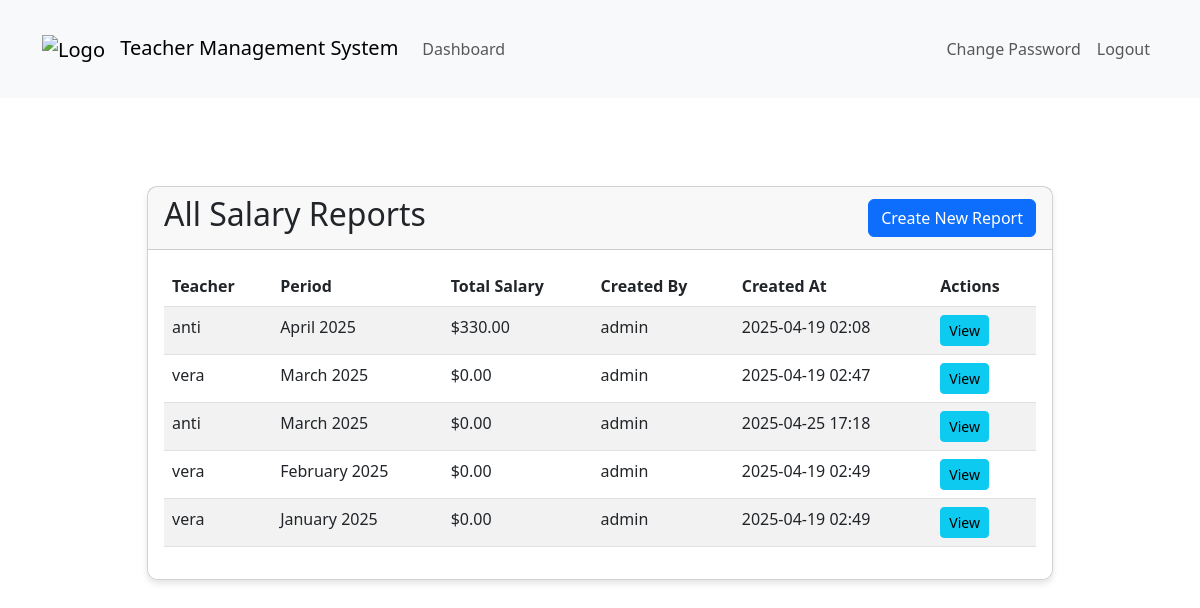
The page /dashboard/superuser/salary-reports/ (signed in) on the database as committed earlier.
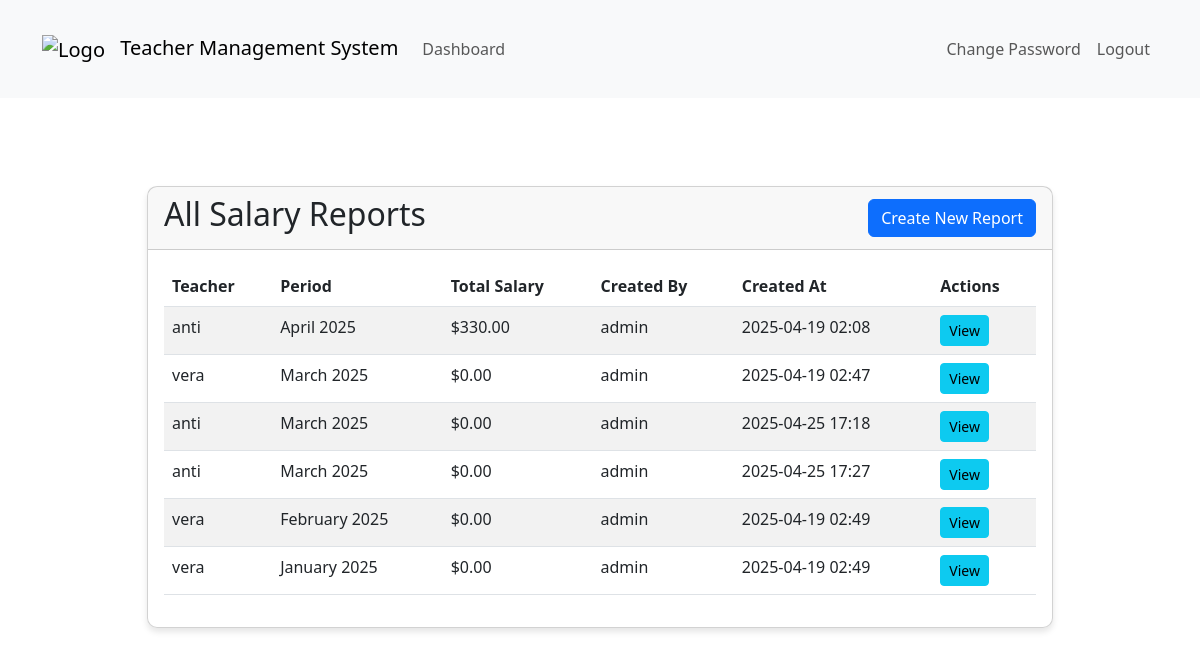
The same page on the database as committed later.
### teachers_app/models.py (models this page shows, shortened)
class SalaryReport(models.Model):
    teacher = models.ForeignKey(Teacher, on_delete=models.CASCADE)
    start_date = models.DateTimeField()
    end_date = models.DateTimeField()
    total_hours = models.DecimalField(max_digits=10, decimal_places=2, null=True, blank=True)
    total_amount = models.DecimalField(max_digits=10, decimal_places=2, null=True, blank=True)
    created_at = models.DateTimeField(auto_now_add=True)
    created_by = models.ForeignKey(CustomUser, on_delete=models.SET_NULL, null=True)
    notes = models.TextField(blank=True)
    is_deleted = models.BooleanField(default=False)
    deleted_at = models.DateTimeField(null=True, blank=True)

class Teacher(models.Model):
    user = models.OneToOneField(CustomUser, on_delete=models.CASCADE)
    subjects = models.CharField(max_length=200, blank=True, help_text="Optional: List of subjects taught")
    def __str__(self):
        return f"{self.user.username} - {self.subjects}" if self.subjects else self.user.username

class CustomUser(AbstractUser):
    is_student   = models.BooleanField(default=False)
    is_teacher = models.BooleanField(default=False)
    is_inspector = models.BooleanField(default=False)

### teachers_app/views.py (the view)
# urls.py: path('superuser/salary-reports/', views.list_salary_reports, name='list_salary_reports'),
@login_required
@user_passes_test(lambda u: u.is_superuser)
def list_salary_reports(request, teacher_id=None):
    if teacher_id:
        teacher = get_object_or_404(Teacher, id=teacher_id)
        reports = SalaryReport.objects.filter(
            teacher=teacher,
            is_deleted=False
        ).order_by('-start_date')
    else:
        teacher = None
        reports = SalaryReport.objects.filter(
            is_deleted=False
        ).order_by('-start_date')
    reports_with_data = []
    for report in reports:
        year = report.start_date.year
        month = report.start_date.month
        report_data = SalaryCalculationService.calculate_salary(report.teacher, year, month)
        reports_with_data.append({
            'report': report,
            'total_salary': report_data['total_salary']
        })
    return render(request, 'superuser/list_salary_reports.html', {
        'teacher': teacher,
        'reports': reports_with_data
    })

### teachers_app/models.py (called while the page is built)
    def __str__(self):
        return f"{self.name} (${self.hourly_rate}/hour)"

    def calculated_hours(self):
        if self.entry_type == 'manual' and self.manual_hours:
            return self.manual_hours
        elif self.entry_type == 'clock' and self.clock_in and self.clock_out:
            duration = self.clock_out - self.clock_in
            return duration.total_seconds() / 3600  # Return hours
        elif self.entry_type == 'time_range' and self.start_time and self.end_time:
            duration = self.end_time - self.start_time
            return duration.total_seconds() / 3600  # Return hours
        return None  # Return None if no valid data

    def __str__(self):
        if self.entry_type == 'manual':
            return f"{self.teacher} - {self.task} - {self.manual_hours} hours"
        elif self.entry_type == 'time_range':
            return f"{self.teacher} - {self.task} - {self.start_time} to {self.end_time}"
        return f"{self.teacher} - {self.task} - {self.clock_in} to {self.clock_out}"

### templates/superuser/list_salary_reports.html
{% extends 'base.html' %}
{% load static %}
{% block content %}
<div class="container mt-4">
    <div class="row">
        <div class="col-md-10 offset-md-1">
            <div class="card">
                <div class="card-header d-flex justify-content-between align-items-center">
                    <h2>
                        {% if teacher %}
                            Salary Reports for {{ teacher.user.username }}
                        {% else %}
                            All Salary Reports
                        {% endif %}
                    </h2>
                    <a href="{% url 'create_salary_report' %}" class="btn btn-primary">Create New Report</a>
                </div>
                <div class="card-body">
                    {% if reports %}
                        <table class="table table-striped">
                            <thead>
                                <tr>
                                    {% if not teacher %}
                                        <th>Teacher</th>
                                    {% endif %}
                                    <th>Period</th>
                                    <th>Total Salary</th>
                                    <th>Created By</th>
                                    <th>Created At</th>
                                    <th>Actions</th>
                                </tr>
                            </thead>
                            <tbody>
                                {% for item in reports %}
                                <tr>
                                    {% if not teacher %}
                                        <td>{{ item.report.teacher.user.username }}</td>
                                    {% endif %}
                                    <td>{{ item.report.start_date|date:"F Y" }}</td>
                                    <td>${{ item.total_salary|floatformat:2 }}</td>
                                    <td>{{ item.report.created_by.username }}</td>
                                    <td>{{ item.report.created_at|date:"Y-m-d H:i" }}</td>
                                    <td>
                                        <a href="{% url 'teacher_view_salary_report' item.report.teacher.id item.report.start_date|date:'Y' item.report.start_date|date:'n' %}"
                                           class="btn btn-sm btn-info">View</a>
                                    </td>
                                </tr>
                                {% endfor %}
                            </tbody>
                        </table>
                    {% else %}
                        <div class="alert alert-info">
                            No salary reports found.
                        </div>
                    {% endif %}
                </div>
            </div>
        </div>
    </div>
</div>
{% endblock %}

Rows that differ between the two databases and show on the page:
added SalaryReport: report.teacher.user.username "anti", report.start_date "March 2025", total_salary "0.00", report.created_by.username "admin", report.created_at "2025-04-25 17:27"
